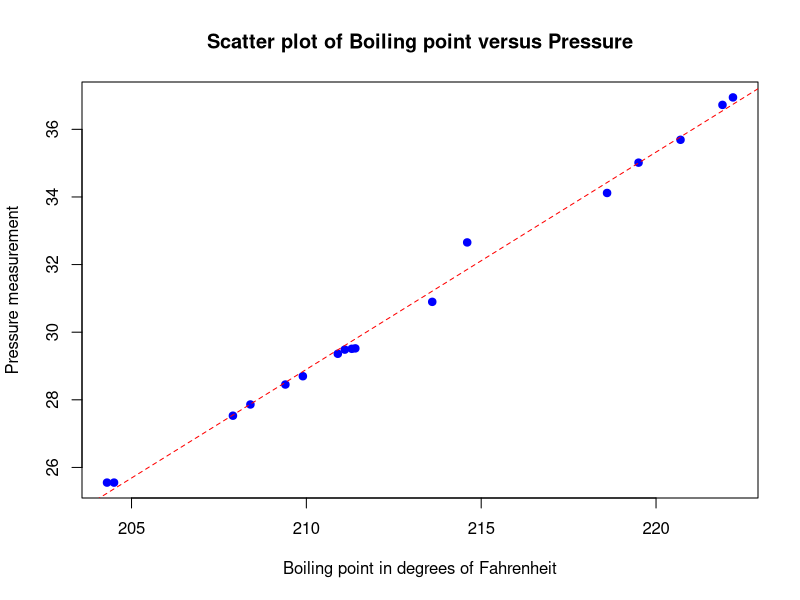
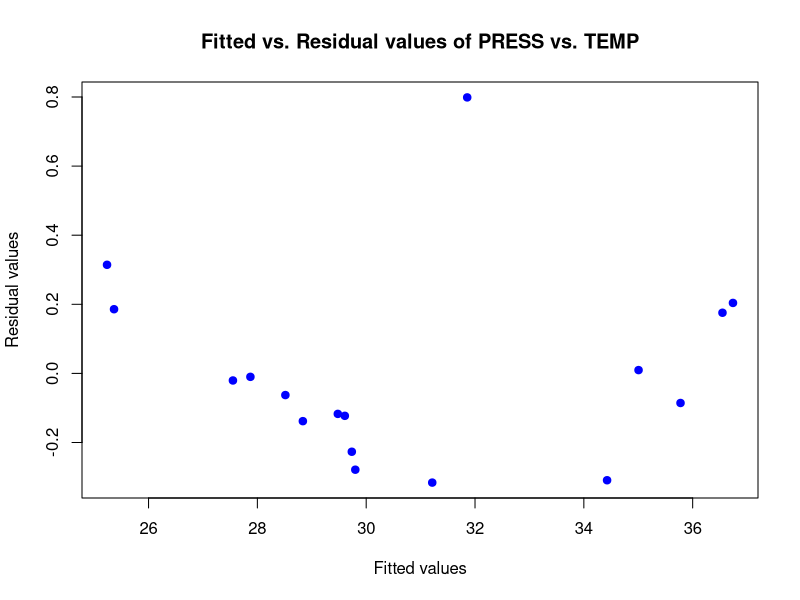
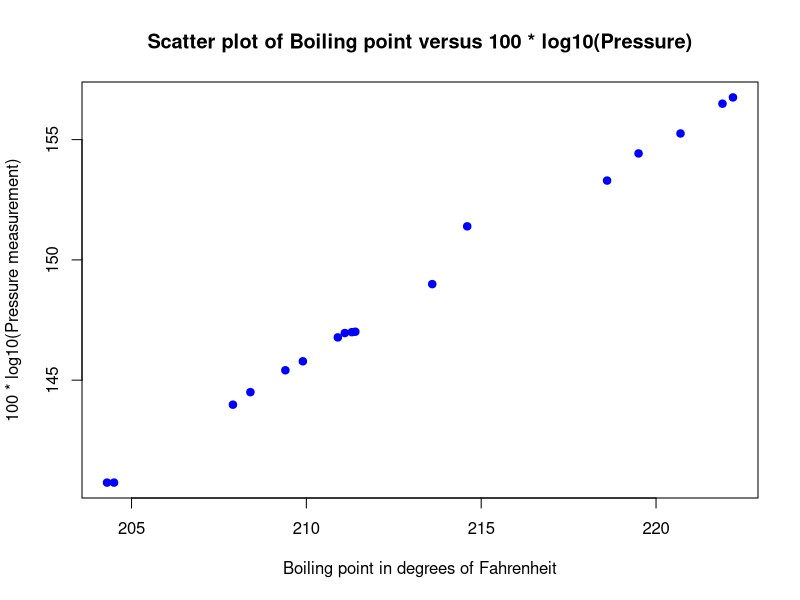
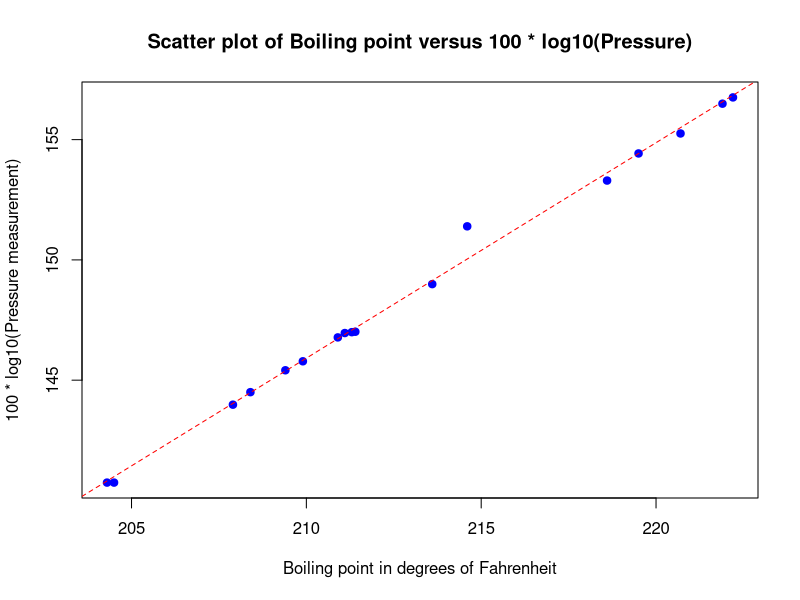
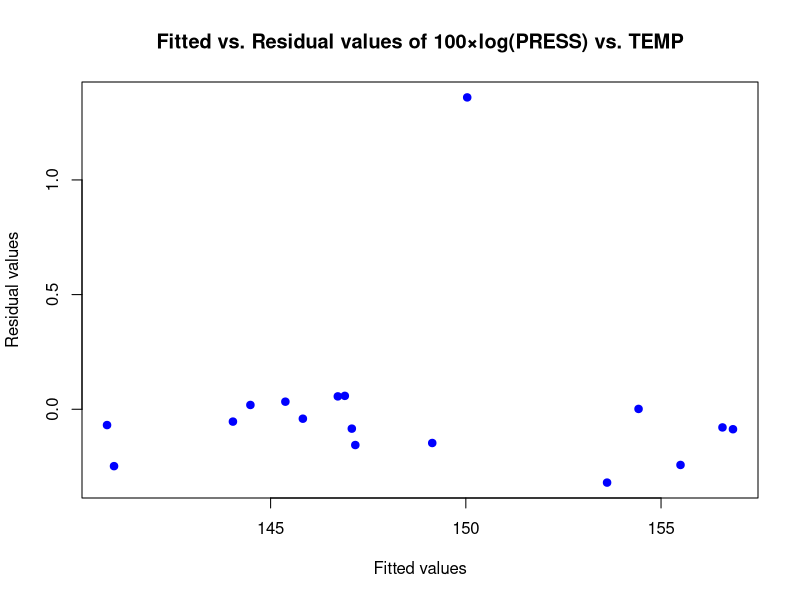

These charts were generated, in order, by the following R code:
## ---- chunk 1

#knitr::opts_chunk$set(echo = TRUE, tidy.opts=list(width.cutoff=80), tidy=TRUE)
knitr::opts_chunk$set(echo = TRUE)

forbes<-read.table("Forbes.txt",header=T)

#forbes # displays datatable

attach(forbes)

n<-length(TEMP)

plot(TEMP,PRESS,pch=19,col="blue",xlab="Boiling point in degrees of Fahrenheit",ylab="Pressure measurement",main="Scatter plot of Boiling point versus Pressure")

fit<-lm(PRESS~TEMP) # least squares estimate

#summary(fit)
#fit$coef

#abline(a=fit$coef[1],b=fit$coef[2],lty=2,col="red")
abline(fit,lty=2,col="red")

#fit$fit
#fit$res

plot(fit$fit,fit$res,pch=19,col="blue",xlab="Fitted values",ylab="Residual values",main="Fitted vs. Residual values of PRESS vs. TEMP")

# My observations for the residuals verus fitted values graph is that the data from Forbes.txt is fitted very well to a linear regression. This is because the residual values all seem to be less than +-0.5. This would mean that all the pressure measurements are within a range of +-0.5 to their fitted value, which suggests that a linear regression is a very good fit for the data. There is only 1 outlier of the 17 data points which has a residual of +-1.0.

## ---- chunk 2

#PRESS2<-data.frame(PRESS)
PRESS_B=100*log10(PRESS)

#PRESS_B

plot(TEMP,PRESS_B,pch=19,col="blue",xlab="Boiling point in degrees of Fahrenheit",ylab="100 * log10(Pressure measurement)",main="Scatter plot of Boiling point versus 100 * log10(Pressure)")

## ---- chunk 3

fit_C<-lm(PRESS_B~TEMP)

# Computed estimates of parameters:
fit_C$coef

# Fitted line:
# Y_^i = 0.8956176*X_i - 42.1641
plot(TEMP,PRESS_B,pch=19,col="blue",xlab="Boiling point in degrees of Fahrenheit",ylab="100 * log10(Pressure measurement)",main="Scatter plot of Boiling point versus 100 * log10(Pressure)") # need to plot before adding fitted line
abline(fit_C,lty=2,col="red")

# ANOVA Table:
anova(fit_C)

# R^2 = 1 - (RSS/TSS)
#RSS - residual sum of squares
RSS_C = sum(fit_C$res^2)
#TSS - total sum of squares
TSS_C = sum((PRESS_B - (sum(PRESS_B)/n))^2)

R_2 = 1 - (RSS_C/TSS_C)
# R^2:
R_2

## ---- chunk 4

# b1 and b0 are estimators and have ^ hats

# fit_C$coef[2] = b1
# fit_C$coef[1] = b0

# CI = b +- t_(1-alpha/2,df=n-2) * standard_error(b)

# 95% Confidence interval for b1 and b0 of 100×log(PRESS) on TEMP

# 95% CI for b1
b1_95CI = c(fit_C$coef[2]-qt(1-0.05/2,n-2)*summary(fit_C)$coef[4],+ fit_C$coef[2]+qt(1-0.05/2,n-2)*summary(fit_C)$coef[4])
b1_95CI

# 95% CI for b0

b0_95CI = c(fit_C$coef[1]-qt(1-0.05/2,n-2)*summary(fit_C)$coef[3],+ fit_C$coef[1]+qt(1-0.05/2,n-2)*summary(fit_C)$coef[3])
b0_95CI

## ---- chunk 5

# Fitted value at 200F for 100×log(PRESS)
x_E<-200
fit_C$coef[1]+fit_C$coef[2]*x_E

# Prediction at 200F for 100×log(PRESS) at 99% prediction interval
newdata_E = data.frame(TEMP=200)
predict(fit_C, newdata_E, interval="predict", level = 0.99)

## ---- chunk 6

# 99% CI for 100×log(PRESS) for the fitted value at 200F
predict(fit_C, newdata_E, interval="confidence", level = 0.99)

## ---- chunk 7

plot(fit_C$fit,fit_C$res,pch=19,col="blue",xlab="Fitted values",ylab="Residual values",main="Fitted vs. Residual values of 100×log(PRESS) vs. TEMP")

# My conclusion is that the residuals versus fitted values is fitted extremely well; the residual plot of 100×log(PRESS) vs. TEMP is a better fit than the residual plot of PRESS vs. TEMP. All the residuals are mostly +-0.25, which is extremely well fitted. The linear regression line will fit the data from 100×log(PRESS) vs. TEMP extremely well. The only thing to note is the 1 outlier which has a residual of almost +-1.5. This outlier is even more of an outlier than that from PRESS vs. TEMP, but overall, the data from 100×log(PRESS) vs. TEMP is more fitted to the linear regression (because there are 16 other points that were almost 2x more better fitted and the 1 outlier that is about 1.5x worse fitted).

